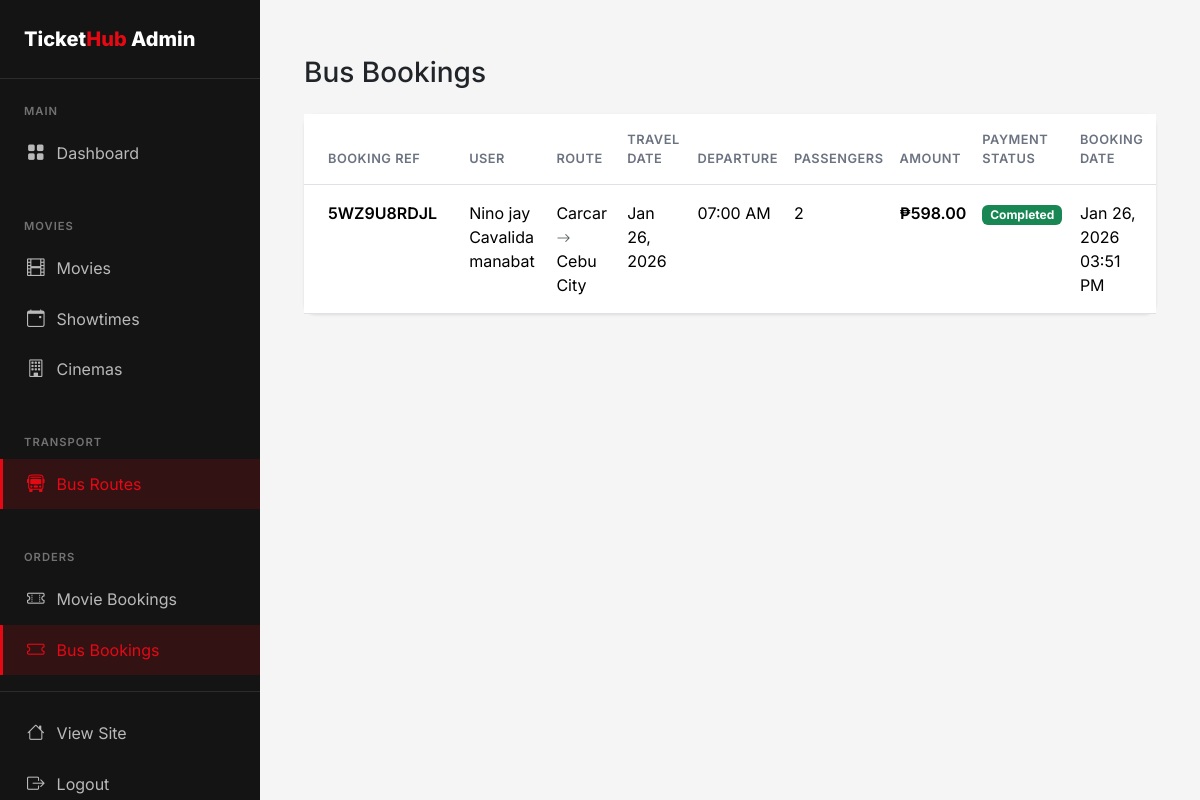
The app's page /admin/bookings/bus (signed in) with its own data.
### flask_app/app.py (models this page shows, shortened)
class BusBooking(db.Model):
    id = db.Column(db.Integer, primary_key=True)
    user_id = db.Column(db.Integer, db.ForeignKey('user.id'), nullable=False)
    schedule_id = db.Column(db.Integer, db.ForeignKey('bus_schedule.id'), nullable=False)
    num_tickets = db.Column(db.Integer, nullable=False)
    seat_numbers = db.Column(db.String(200))
    passenger_names = db.Column(db.Text)
    total_amount = db.Column(db.Float, nullable=False)
    payment_status = db.Column(db.String(20), default='pending')
    payment_method = db.Column(db.String(20))     # 'card', 'ewallet', 'bank', 'online'
    payment_reference = db.Column(db.String(255)) # stripe/payment intent id or e-wallet/bank reference
    stripe_payment_id = db.Column(db.String(100))
    booking_reference = db.Column(db.String(20), unique=True)
    created_at = db.Column(db.DateTime, default=datetime.utcnow)

class User(UserMixin, db.Model):
    id = db.Column(db.Integer, primary_key=True)
    email = db.Column(db.String(120), unique=True, nullable=False)
    password_hash = db.Column(db.String(256), nullable=False)
    name = db.Column(db.String(100), nullable=False)
    phone = db.Column(db.String(20))
    is_admin = db.Column(db.Boolean, default=False)
    created_at = db.Column(db.DateTime, default=datetime.utcnow)
    movie_bookings = db.relationship('MovieBooking', backref='user', lazy=True)
    bus_bookings = db.relationship('BusBooking', backref='user', lazy=True)

class BusRoute(db.Model):
    id = db.Column(db.Integer, primary_key=True)
    origin = db.Column(db.String(100), nullable=False)
    destination = db.Column(db.String(100), nullable=False)
    bus_operator = db.Column(db.String(100))
    bus_type = db.Column(db.String(50))  # AC, Non-AC, Sleeper, etc.
    departure_time = db.Column(db.Time, nullable=False)
    arrival_time = db.Column(db.Time, nullable=False)
    duration = db.Column(db.String(50))
    price = db.Column(db.Float, nullable=False)
    total_seats = db.Column(db.Integer, default=40)
    amenities = db.Column(db.String(255))  # WiFi, Charging, etc.
    is_active = db.Column(db.Boolean, default=True)
    schedules = db.relationship('BusSchedule', backref='route', lazy=True)

class BusSchedule(db.Model):
    id = db.Column(db.Integer, primary_key=True)
    route_id = db.Column(db.Integer, db.ForeignKey('bus_route.id'), nullable=False)
    travel_date = db.Column(db.Date, nullable=False)
    available_seats = db.Column(db.Integer)
    bookings = db.relationship('BusBooking', backref='schedule', lazy=True)

### flask_app/app.py (the view)
@app.route('/admin/bookings/bus')
@login_required
@admin_required
def admin_bus_bookings():
    bookings = BusBooking.query.order_by(BusBooking.created_at.desc()).all()
    return render_template('admin/bookings/bus.html', bookings=bookings)

### flask_app/app.py (called while the page is built)
@login_manager.user_loader
def load_user(user_id):
    return User.query.get(int(user_id))

def admin_required(f):
    @wraps(f)
    def decorated_function(*args, **kwargs):
        if not current_user.is_authenticated or not current_user.is_admin:
            flash('You need admin access for this action.', 'error')
            return redirect(url_for('index'))
        return f(*args, **kwargs)
    return decorated_function

### flask_app/templates/admin/bookings/bus.html (shortened to what this page needs)
{% extends 'admin/base.html' %}
{% block admin_content %}
<div class="container-fluid py-4">
    <div class="row mb-4">
        <div class="col-12">
            <h1 class="h3 mb-0">Bus Bookings</h1>
        </div>
    </div>
    {% if bookings %}
    <div class="card">
        <div class="table-responsive">
            <table class="table table-hover mb-0">
                <thead class="bg-light">
                    <tr>
                        <th class="px-4 py-3">Booking Ref</th>
                        <th class="py-3">User</th>
                        <th class="py-3">Route</th>
                        <th class="py-3">Travel Date</th>
                        <th class="py-3">Departure</th>
                        <th class="py-3">Passengers</th>
                        <th class="py-3">Amount</th>
                        <th class="py-3">Payment Status</th>
                        <th class="py-3">Booking Date</th>
                    </tr>
                </thead>
                <tbody>
                    {% for booking in bookings %}
                    <tr>
                        <td class="px-4 py-3">
                            <span class="fw-semibold">{{ booking.booking_reference }}</span>
                        </td>
                        <td class="py-3">{{ booking.user.name }}</td>
                        <td class="py-3">
                            {{ booking.schedule.route.origin }} <i class="bi bi-arrow-right text-muted small"></i> {{ booking.schedule.route.destination }}
                        </td>
                        <td class="py-3">{{ booking.schedule.travel_date.strftime('%b %d, %Y') }}</td>
                        <td class="py-3">{{ booking.schedule.route.departure_time.strftime('%I:%M %p') }}</td>
                        <td class="py-3">{{ booking.num_tickets }}</td>
                        <td class="py-3 fw-semibold">₱{{ "%.2f"|format(booking.total_amount) }}</td>
                        <td class="py-3">
                            {% if booking.payment_status == 'completed' %}
                                <span class="badge bg-success">Completed</span>
                            {% elif booking.payment_status == 'pending' %}
                                <span class="badge bg-warning">Pending</span>
                            {% else %}
                                <span class="badge bg-danger">Failed</span>
                            {% endif %}
                        </td>
                        <td class="py-3">{{ booking.created_at.strftime('%b %d, %Y %I:%M %p') }}</td>
                    </tr>
                    {% endfor %}
                </tbody>
            </table>
        </div>
    </div>
    {% else %}
    <div class="alert alert-info text-center py-5">
        <i class="bi bi-info-circle me-2"></i>
        <strong>No bus bookings found</strong>
    </div>
    {% endif %}
</div>
{% endblock %}

### flask_app/templates/admin/base.html (style rules this page uses)
:root { --primary: #E50914; --primary-dark: #B20710; --secondary: #0A84FF; --dark: #141414; --dark-lighter: #1F1F1F; --gray-100: #F5F5F5; --gray-200: #E5E5E5; --gray-600: #6B7280; --success: #22C55E; }
body { font-family: 'Inter', sans-serif; background: var(--gray-100); }
.card { border: none; border-radius: 12px; box-shadow: 0 1px 3px rgba(0,0,0,0.1); }
.table th { font-weight: 600; font-size: 0.8rem; text-transform: uppercase; letter-spacing: 0.5px; color: var(--gray-600); }

### records on screen
BusBooking: booking_reference "5WZ9U8RDJL", user.name "Nino jay Cavalida manabat", schedule.route.origin "Carcar", schedule.route.destination "Cebu City", schedule.travel_date "Jan 26, 2026", schedule.route.departure_time "07:00 AM", num_tickets "2", total_amount "598.00", payment_status "Completed", created_at "Jan 26, 2026 03:51 PM"
